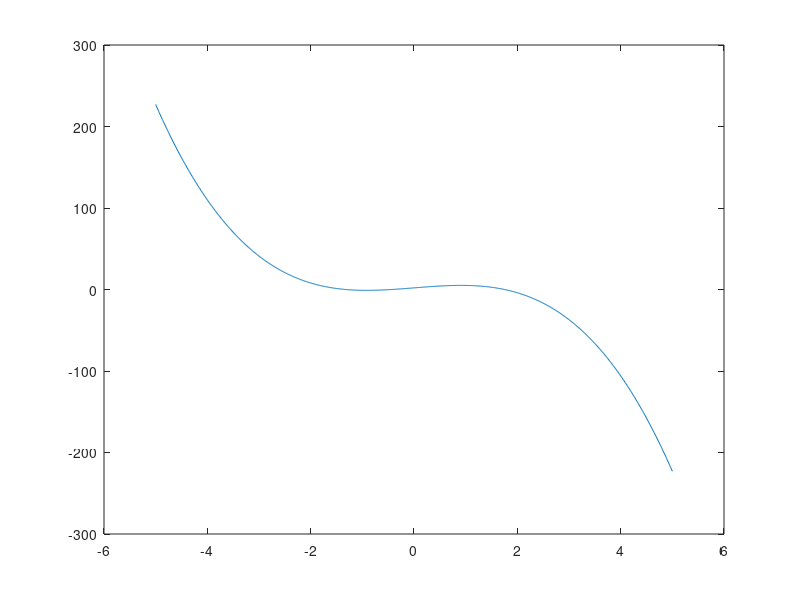

MATLAB code for this plot: (Note: this script raises an error after producing the figure.)
% Practica I de Octave 

% 1) sea dada la funcion f(x) = -2*x.^3+5*x+2

% a) Aplicar el algoritmo de bisecci on para calcular todas las soluciones 
% de la ecuacion f(x) = 0 trabajando con una tolerancia de 10^−3 y un numero maximo de 100 iteraciones.
f = inline('-2*x.^3+5*x+2', 'x');
x = linspace(-5, 5, 1000);
y = f(x);
plot(x,y);
pause;

bisection(f, -3, -1, 10.^-3, 100)
bisection(f, -1, 0, 10.^-3, 100)
bisection(f, 0, 3, 10.^-3, 100)
pause;

% b) Aplicar el Metodo de Newton para resolver la misma ecuacíon con los
% mismos valores de tolerancia y numero maximo de iteraciones.

f_der = inline('-6*x.^2 + 5');
newton(f, f_der, -3,10.^-3, 100)
newton(f, f_der, -0.7,10.^-3, 100)
newton(f, f_der, 1.2,10.^-3, 100)
pause;

% 2 Sea dada la funcion f(x) = x^4-1-e^(-x)*x^2

% a) Considerando el esquema numerico asociado al Metodo de Newton 
% como un esquema de punto fijo, definir la funcion g_N(x) asociada al metodo
% y utilizar el algoritmo de punto fijo para calcular las soluciones de la
% ecuacion f(x) = 0 trabajando con una tolerancia de 10^−6
% y un ńumero maximo de 1000 iteraciones. 
% Utilizar el algoritmo Aitken para calcular las
% mismas soluciones mediante los mismos parametros de entrada
% (semillas, tolerancia y numero maximo de iteraciones).
% Comparar  los  resultados obtenidos en terminos de velocidad de convergencia.
f = inline('x.^4-1-exp(-x).*(x.^2)', 'x');
x = linspace(-2, 2, 1000);
y = f(x);
plot(x,y);
pause;
x = linspace(0.5, 1.5, 1000);
y = f(x);
plot(x,y);
pause;

f_der = inline('4*x.^3 + exp(-x).*x.^2 - 2*x.*exp(-x)', 'x');

% x = x - f(x)/f_der(x)
g = @(x) (x - (f(x)/f_der(x)));
fprintf('metodo de punto fijo');
puntofijo2(g, 1, 10.^-6, 1000)
fprintf('metodo de Aitken');
aitken(g, 1, 10.^-6, 1000)
pause;

% b) Considerar la funcion g(x) = (1+e^-x*x^2)^(1/4)
% que define el esquema de punto fijo x=g_1(x).
% Utilizar los algoritmos de punto fijo y de Aitken para resolver la ecuacíon
% f(x) = 0.  Utilizar los mismos par ́ametros de entrada 
% (semillas, tolerancia y numero maximo de iteraciones) del apartado anterior. 
g = inline('(1+exp(-x).*x.^2).^(1/4)')
x = linspace(-10, 10, 1000);
y = g(x);
plot(x, y);
pause;
fprintf('metodo de punto fijo\n');
puntofijo2(g, 1, 10.^-6, 1000)
fprintf('metodo de Aitken\n');
aitken(g, 1, 10.^-6, 1000)

% c) considerar la funcion g_2(x) = x+f(x)
% que define el esquema de punto fijo x=g_2(x).
% Utilizar  los  algoritmos de puntofijo y de Aitken 
% para resolver la ecuacion f(x) = 0.  
% Utilizar los mismos paŕametros de entrada (semillas, tolerancia 
% y numero maximo de iteraciones) del apartado anterior.  
% Comparar los resultados
g = @(x) x+f(x);
fprintf('metodo de punto fijo\n');
puntofijo2(g, 1.5, 10.^-6, 1000)
fprintf('metodo de Aitken\n');
aitken(g, 1.5, 10.^-6, 1000)

% 3. Estudiar los ceros de las ecuaciones f(x)=x^2-(cos x/4x)
f1 = @(x) x.^2-(cos(x)/4.*x) - 2;
f2 = @(x) x - exp(-x);
x = linspace(-10, 10, 1000);
plot(x, f1(x));
plot(x, f2(x));
pause;
f= @(x) f1(x) - f2(x);
ejex=inline('0*x','x');
I=[-1:0.2:1];
plot(I,ejex(I),I,f(I))
hold on
g=inline('x-((x.^2-x-cos(x)./(4*x)+exp(-x)-2)./(2*x-1-(-4*x.*sin(x)-4*cos(x))./(16*x.^2)-exp(-x)))','x');
dg=inline('(2*x-1-(-4*x.*sin(x)-4*cos(x))./(16*x.^2)-exp(-x))','x');
plot(I,dg(I),'g');
pause;
tol=1.e-6;
nmax=1000;
pox=find(dg(I)<1 & dg(I)>-1);
contractiva=I(pox);
x0 = I(pox(1));
[zero, niter] = puntofijo2(g,x0,tol,nmax)
res = f(zero)
[zeroait, niterait] = aitken(g,x0,tol,nmax)
resait = f(zeroait)

% 4. Resolver el Sistema de ecuaciones no lineales utilizando el Metodo de Newton 
% y trabajando con una tolerancia de 10^−6.
% Utilizar como semilla x=0 = (−1,−2,1)t.  
% Alternativamente puedes usar el comando fsolve de Octave.
% (Utiliza el comando: help fsolve para conocer
% que argumentos pide la funcíon fsolve).
x0 = [-1 -2 1]';
tol = 1.e-6;
nmax = 1000;

Ffun_p_4 = @(x) [x(1).^3+x(1).^2*x(2)-x(1)*x(3)+6 exp(x(1))+exp(x(2))-x(3) x(2).^2-2*x(1)*x(3)-4]';

Jfun_p_4 = @(x) [3*x(1).^2+2*x(1)*x(2)-x(3) x(1).^2 -x(1); exp(x(1)) exp(x(2)) -1; -2*x(3) 2*x(2) -2*x(1)];

[zero, res, niter] = newtonsys(Ffun_p_4, Jfun_p_4, x0, tol, nmax) 

